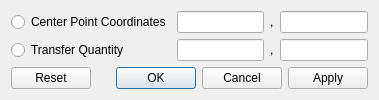
<?xml version="1.0" encoding="UTF-8"?>
<ui version="4.0">
 <class>GeoDataRiverPathPointMoveDialog</class>
 <widget class="QDialog" name="GeoDataRiverPathPointMoveDialog">
  <property name="geometry">
   <rect>
    <x>0</x>
    <y>0</y>
    <width>379</width>
    <height>95</height>
   </rect>
  </property>
  <property name="windowTitle">
   <string>Move Traversal Line</string>
  </property>
  <layout class="QVBoxLayout" name="verticalLayout">
   <item>
    <layout class="QGridLayout" name="gridLayout">
     <item row="0" column="1">
      <widget class="CoordinateEditWidget" name="coordX"/>
     </item>
     <item row="0" column="2">
      <widget class="QLabel" name="centerCommaLabel">
       <property name="text">
        <string>,</string>
       </property>
      </widget>
     </item>
     <item row="0" column="3">
      <widget class="CoordinateEditWidget" name="coordY"/>
     </item>
     <item row="1" column="0">
      <widget class="QRadioButton" name="offsetModeRadioButton">
       <property name="text">
        <string>Transfer Quantity</string>
       </property>
      </widget>
     </item>
     <item row="1" column="1">
      <widget class="RealNumberEditWidget" name="offsetX"/>
     </item>
     <item row="1" column="2">
      <widget class="QLabel" name="offsetCommaLabel">
       <property name="text">
        <string>,</string>
       </property>
      </widget>
     </item>
     <item row="1" column="3">
      <widget class="RealNumberEditWidget" name="offsetY"/>
     </item>
     <item row="0" column="0">
      <widget class="QRadioButton" name="centerPointModeRadioButton">
       <property name="text">
        <string>Center Point Coordinates</string>
       </property>
      </widget>
     </item>
    </layout>
   </item>
   <item>
    <widget class="QDialogButtonBox" name="buttonBox">
     <property name="orientation">
      <enum>Qt::Horizontal</enum>
     </property>
     <property name="standardButtons">
      <set>QDialogButtonBox::Apply|QDialogButtonBox::Cancel|QDialogButtonBox::Ok|QDialogButtonBox::Reset</set>
     </property>
    </widget>
   </item>
  </layout>
 </widget>
 <customwidgets>
  <customwidget>
   <class>RealNumberEditWidget</class>
   <extends>QLineEdit</extends>
   <header>guibase/realnumbereditwidget.h</header>
  </customwidget>
  <customwidget>
   <class>CoordinateEditWidget</class>
   <extends>QLineEdit</extends>
   <header>guibase/coordinateeditwidget.h</header>
  </customwidget>
 </customwidgets>
 <resources/>
 <connections>
  <connection>
   <sender>buttonBox</sender>
   <signal>accepted()</signal>
   <receiver>GeoDataRiverPathPointMoveDialog</receiver>
   <slot>accept()</slot>
   <hints>
    <hint type="sourcelabel">
     <x>227</x>
     <y>77</y>
    </hint>
    <hint type="destinationlabel">
     <x>157</x>
     <y>94</y>
    </hint>
   </hints>
  </connection>
  <connection>
   <sender>buttonBox</sender>
   <signal>rejected()</signal>
   <receiver>GeoDataRiverPathPointMoveDialog</receiver>
   <slot>reject()</slot>
   <hints>
    <hint type="sourcelabel">
     <x>295</x>
     <y>83</y>
    </hint>
    <hint type="destinationlabel">
     <x>286</x>
     <y>94</y>
    </hint>
   </hints>
  </connection>
  <connection>
   <sender>centerPointModeRadioButton</sender>
   <signal>toggled(bool)</signal>
   <receiver>coordX</receiver>
   <slot>setEnabled(bool)</slot>
   <hints>
    <hint type="sourcelabel">
     <x>85</x>
     <y>14</y>
    </hint>
    <hint type="destinationlabel">
     <x>189</x>
     <y>16</y>
    </hint>
   </hints>
  </connection>
  <connection>
   <sender>centerPointModeRadioButton</sender>
   <signal>toggled(bool)</signal>
   <receiver>coordY</receiver>
   <slot>setEnabled(bool)</slot>
   <hints>
    <hint type="sourcelabel">
     <x>57</x>
     <y>20</y>
    </hint>
    <hint type="destinationlabel">
     <x>301</x>
     <y>20</y>
    </hint>
   </hints>
  </connection>
  <connection>
   <sender>offsetModeRadioButton</sender>
   <signal>toggled(bool)</signal>
   <receiver>offsetX</receiver>
   <slot>setEnabled(bool)</slot>
   <hints>
    <hint type="sourcelabel">
     <x>65</x>
     <y>45</y>
    </hint>
    <hint type="destinationlabel">
     <x>182</x>
     <y>47</y>
    </hint>
   </hints>
  </connection>
  <connection>
   <sender>offsetModeRadioButton</sender>
   <signal>toggled(bool)</signal>
   <receiver>offsetY</receiver>
   <slot>setEnabled(bool)</slot>
   <hints>
    <hint type="sourcelabel">
     <x>57</x>
     <y>43</y>
    </hint>
    <hint type="destinationlabel">
     <x>343</x>
     <y>48</y>
    </hint>
   </hints>
  </connection>
 </connections>
</ui>
